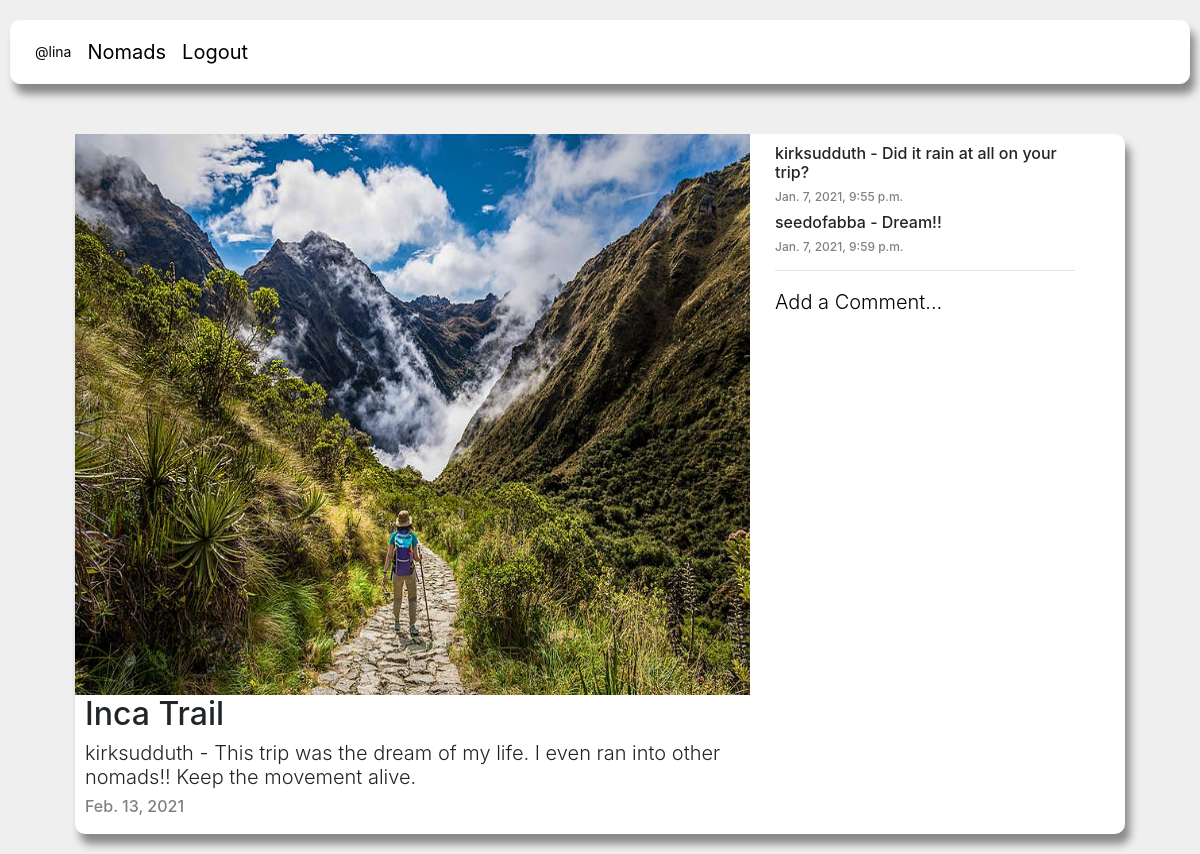
/posts/22 (signed in), run on the app's committed database.
### nomadapp/models/post.py (models this page shows, shortened)
class Post(models.Model):
    user = models.ForeignKey(User, on_delete=models.CASCADE, related_name='comment')
    title = models.CharField(max_length=50)
    location = models.CharField(max_length=255, blank=True, default=None)
    description = models.TextField(blank=True, default='')
    date = models.DateField(auto_now=False, auto_now_add=False,)
    liked = models.ManyToManyField(User, default=None,blank=True,related_name='liked')
    post_image = models.ImageField(blank=True, upload_to='images/')
    class Meta:
        verbose_name = ("post")
        verbose_name_plural = ("posts")
    def __str__(self):
        return self.title

### nomadapp/models/comment.py (models this page shows, shortened)
class Comment(models.Model):
    user = models.ForeignKey(User, on_delete=models.CASCADE, related_name='comments')
    created_at = models.DateTimeField(auto_now=True)
    message = models.TextField()
    post = models.ForeignKey(Post, on_delete=models.CASCADE, related_name='comments')
    class Meta:
        verbose_name = ("comment")
        verbose_name_plural = ("comments")

### nomadapp/views/posts/detail.py (the view, shortened to what this page needs)
# urls.py: path('posts/<int:post_id>', post_detail, name='post_detail'),
def post_detail(request, post_id):
    if request.method == 'GET':
        post = get_post(post_id)
        comments = get_comments()
        template_name = 'posts/detail.html'
        context = {
            'all_comments': comments
        }
        print("post: ", post)
        return render(request, template_name, {'post': post})
    elif request.method == 'POST':
        form_data = request.POST
        print(form_data, "!!!!!!!!!!!!")

### nomadapp/views/posts/detail.py (called while the page is built)
def get_comments():
    all_comments = Comment.objects.all()
    return all_comments

def get_post(post_id):
    return Post.objects.get(pk=post_id)

### nomadapp/templates/posts/detail.html (shortened to what this page needs)
{% extends 'shared/base.html' %}
{% load static %}
{% block css %}
    <link rel="stylesheet" href="{% static 'styles/detail.css' %}" />
{% endblock %}
{% block content %}
<div class="post_card">
    <div class="post_details">
        <img class="post_photo" src="{{post.post_image.url}}"></img>
        <div class="post_info">
            <h2>{{post.title}} </h2>
            <h5 class="post_username">{{post.user.username}} - {{post.description}}</h5>
            <h6 class="create_date">{{post.date}}</h6>
        </div>
    </div>
    <div class="post_comments">
                {% for comment in post.comments.all %}
                    <h6>{{comment.user.username}} - {{comment.message}}</h6>
                    <h6 class="created_at">{{comment.created_at}}</h6>
                {% endfor %}
                <hr>
                <a class="add_comment" href="{% url 'nomadapp:comment_new' post.id %}">Add a Comment...</a>
    </div>
</div>
{% endblock %}

### nomadapp/templates/shared/base.html (shortened to what this page needs)
<!DOCTYPE html>
{% load static %}
<html>
<head>
   <link rel="stylesheet" href="{% static 'styles/base.css' %}" />
   <link rel="stylesheet" href="https://stackpath.bootstrapcdn.com/bootstrap/4.4.1/css/bootstrap.min.css">
    {% block css %}
    {% endblock %}
</head>
<body>
    <nav id="site-nav">
        <ol class="navList">
            {% if user.is_authenticated %}
                <li class="navList__route username"><a class="nav_username" href="{% url 'nomadapp:users_post' user.id %}">@{{user.username}}</a><li>
                <li class="navList__route"><a href="{% url 'nomadapp:home' %}">Nomads</a><li>
                <li class="navList__route"><a href="{% url 'nomadapp:logout' %}">Logout</a><li>
            {% else %}
                <li class="navList__route"><a href="{% url 'nomadapp:login' %}">Login</a><li>
                <li class="navList__route"><a href="{% url 'nomadapp:register' %}">Sign Up</a><li>
            {% endif %}
        </ol>
    </nav>
     <main class="main-content">
        {% block content %}
        {% endblock %}
    </main>
</body>
</html>

### nomadapp/static/styles/base.css (style rules this page uses)
a.nav_username { font-size: 14px; }
li.navList__route.username { margin-top: 2px }
.navList { list-style-type: none; display: flex; color: black !important; padding: 1em; margin: 0; }
.navList__route { margin: 0 0.5em; }
#site-nav { margin: 20px 10px 0px 10px; border: solid .5px ivory; background-color: white; border-radius: 10px; box-shadow: 5px 10px 8px #888888; margin-bottom: 50px }
a { color: black !important; text-decoration: none; font-size: 20px; }

### nomadapp/static/styles/detail.css (style rules this page uses)
body { background-color: rgb(240, 239, 239) }
.post_card { width: 1050px; margin-bottom: 20px; background-color: white; border-radius: 10px; box-shadow: 5px 10px 8px #888888; height: 700px; display: flex; margin-left: auto; margin-right: auto; }
.add_comment { font-weight: 300 }
.create_date { color: gray }
.created_at { color: gray; font-size: 12px; }
.post_username { font-weight: 300; }
.post_details { width: 700px }
.post_comments { text-align: left; margin-top: 10px; width: 300px; height: 700px; }
.post_info { margin-left: 10px }
img.post_photo { width: 675px; height: 561px; }

### data on the page
Post: post_image (picture), title "Inca Trail", user.username "kirksudduth", description "This trip was the dream of my life. I even ran into other nomads!! Keep the movement alive.", date "Feb. 13, 2021"
Comment: user.username "kirksudduth", message "Did it rain at all on your trip?", created_at "Jan. 7, 2021, 9:55 p.m."
Comment: user.username "seedofabba", message "Dream!!", created_at "Jan. 7, 2021, 9:59 p.m."

### other printed values
{{ user.username }} "lina"
